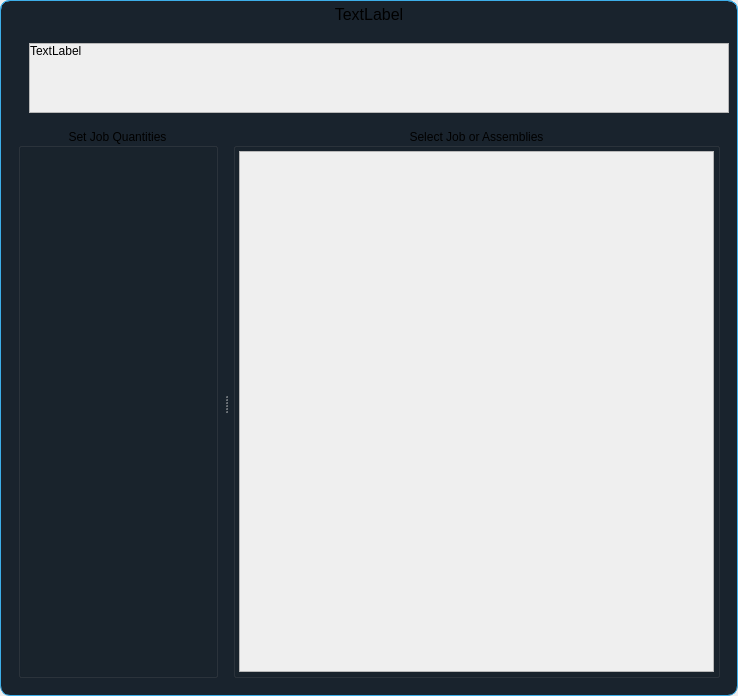
<?xml version="1.0" encoding="UTF-8"?>
<ui version="4.0">
 <class>Form</class>
 <widget class="QDialog" name="Form">
  <property name="geometry">
   <rect>
    <x>0</x>
    <y>0</y>
    <width>738</width>
    <height>696</height>
   </rect>
  </property>
  <property name="windowTitle">
   <string>Form</string>
  </property>
  <layout class="QHBoxLayout" name="horizontalLayout">
   <property name="spacing">
    <number>0</number>
   </property>
   <property name="leftMargin">
    <number>0</number>
   </property>
   <property name="topMargin">
    <number>0</number>
   </property>
   <property name="rightMargin">
    <number>0</number>
   </property>
   <property name="bottomMargin">
    <number>0</number>
   </property>
   <item>
    <widget class="QWidget" name="widget" native="true">
     <property name="contextMenuPolicy">
      <enum>Qt::ActionsContextMenu</enum>
     </property>
     <property name="autoFillBackground">
      <bool>false</bool>
     </property>
     <property name="styleSheet">
      <string notr="true">QWidget#widget{
	border-top-left-radius:10px;
	border-bottom-left-radius:10px;
	border-top-right-radius:10px;
	border-bottom-right-radius:10px;
	border: 1px solid  #3daee9;
	background-color: #19232D;
}</string>
     </property>
     <layout class="QVBoxLayout" name="verticalLayout_3" stretch="0,0">
      <property name="leftMargin">
       <number>0</number>
      </property>
      <property name="topMargin">
       <number>0</number>
      </property>
      <property name="rightMargin">
       <number>0</number>
      </property>
      <property name="bottomMargin">
       <number>0</number>
      </property>
      <item>
       <widget class="QLabel" name="lblTitle">
        <property name="maximumSize">
         <size>
          <width>16777215</width>
          <height>16777215</height>
         </size>
        </property>
        <property name="font">
         <font>
          <pointsize>12</pointsize>
         </font>
        </property>
        <property name="styleSheet">
         <string notr="true">border-top-left-radius:10px;
border-top-right-radius:10px;
border: 1px solid  #3daee9;
border-bottom: none;
</string>
        </property>
        <property name="frameShape">
         <enum>QFrame::Box</enum>
        </property>
        <property name="frameShadow">
         <enum>QFrame::Sunken</enum>
        </property>
        <property name="text">
         <string>TextLabel</string>
        </property>
        <property name="alignment">
         <set>Qt::AlignHCenter|Qt::AlignTop</set>
        </property>
       </widget>
      </item>
      <item>
       <layout class="QVBoxLayout" name="verticalLayout" stretch="0,1,0">
        <property name="leftMargin">
         <number>9</number>
        </property>
        <property name="topMargin">
         <number>9</number>
        </property>
        <property name="rightMargin">
         <number>9</number>
        </property>
        <property name="bottomMargin">
         <number>9</number>
        </property>
        <item>
         <layout class="QHBoxLayout" name="horizontalLayout_4" stretch="0,0">
          <item>
           <layout class="QVBoxLayout" name="verticalLayout_2">
            <property name="spacing">
             <number>0</number>
            </property>
            <item>
             <layout class="QVBoxLayout" name="iconHolder">
              <property name="spacing">
               <number>0</number>
              </property>
             </layout>
            </item>
            <item>
             <spacer name="verticalSpacer">
              <property name="orientation">
               <enum>Qt::Vertical</enum>
              </property>
              <property name="sizeHint" stdset="0">
               <size>
                <width>20</width>
                <height>40</height>
               </size>
              </property>
             </spacer>
            </item>
           </layout>
          </item>
          <item>
           <widget class="QScrollArea" name="scrollArea">
            <property name="widgetResizable">
             <bool>true</bool>
            </property>
            <widget class="QWidget" name="scrollAreaWidgetContents">
             <property name="geometry">
              <rect>
               <x>0</x>
               <y>0</y>
               <width>688</width>
               <height>69</height>
              </rect>
             </property>
             <layout class="QVBoxLayout" name="verticalLayout_4">
              <property name="spacing">
               <number>0</number>
              </property>
              <property name="leftMargin">
               <number>0</number>
              </property>
              <property name="topMargin">
               <number>0</number>
              </property>
              <property name="rightMargin">
               <number>0</number>
              </property>
              <property name="bottomMargin">
               <number>0</number>
              </property>
              <item>
               <widget class="QLabel" name="lblMessage">
                <property name="sizePolicy">
                 <sizepolicy hsizetype="Preferred" vsizetype="Minimum">
                  <horstretch>0</horstretch>
                  <verstretch>0</verstretch>
                 </sizepolicy>
                </property>
                <property name="text">
                 <string>TextLabel</string>
                </property>
                <property name="alignment">
                 <set>Qt::AlignLeading|Qt::AlignLeft|Qt::AlignTop</set>
                </property>
                <property name="wordWrap">
                 <bool>true</bool>
                </property>
               </widget>
              </item>
             </layout>
            </widget>
           </widget>
          </item>
         </layout>
        </item>
        <item>
         <layout class="QHBoxLayout" name="horizontalLayout_2">
          <item>
           <widget class="QWidget" name="widget_2" native="true">
            <property name="minimumSize">
             <size>
              <width>0</width>
              <height>0</height>
             </size>
            </property>
            <property name="styleSheet">
             <string notr="true">QWidget#widget_2{background-color: transparent;}</string>
            </property>
            <layout class="QHBoxLayout" name="horizontalLayout_3">
             <item>
              <widget class="QSplitter" name="splitter">
               <property name="styleSheet">
                <string notr="true">QSplitter{background-color: transparent;}</string>
               </property>
               <property name="orientation">
                <enum>Qt::Horizontal</enum>
               </property>
               <property name="handleWidth">
                <number>15</number>
               </property>
               <widget class="QGroupBox" name="groupBox_2">
                <property name="minimumSize">
                 <size>
                  <width>200</width>
                  <height>0</height>
                 </size>
                </property>
                <property name="maximumSize">
                 <size>
                  <width>16777215</width>
                  <height>16777215</height>
                 </size>
                </property>
                <property name="title">
                 <string>Set Job Quantities</string>
                </property>
                <property name="alignment">
                 <set>Qt::AlignCenter</set>
                </property>
                <layout class="QVBoxLayout" name="verticalLayout_7">
                 <property name="spacing">
                  <number>3</number>
                 </property>
                 <property name="leftMargin">
                  <number>3</number>
                 </property>
                 <property name="topMargin">
                  <number>3</number>
                 </property>
                 <property name="rightMargin">
                  <number>3</number>
                 </property>
                 <property name="bottomMargin">
                  <number>3</number>
                 </property>
                 <item>
                  <layout class="QVBoxLayout" name="verticalLayout_workorders"/>
                 </item>
                </layout>
               </widget>
               <widget class="QGroupBox" name="groupBox">
                <property name="minimumSize">
                 <size>
                  <width>200</width>
                  <height>0</height>
                 </size>
                </property>
                <property name="maximumSize">
                 <size>
                  <width>16777215</width>
                  <height>16777215</height>
                 </size>
                </property>
                <property name="title">
                 <string>Select Job or Assemblies</string>
                </property>
                <property name="alignment">
                 <set>Qt::AlignCenter</set>
                </property>
                <property name="flat">
                 <bool>false</bool>
                </property>
                <property name="checkable">
                 <bool>false</bool>
                </property>
                <layout class="QVBoxLayout" name="verticalLayout_6">
                 <property name="spacing">
                  <number>3</number>
                 </property>
                 <property name="leftMargin">
                  <number>3</number>
                 </property>
                 <property name="topMargin">
                  <number>3</number>
                 </property>
                 <property name="rightMargin">
                  <number>3</number>
                 </property>
                 <property name="bottomMargin">
                  <number>3</number>
                 </property>
                 <item>
                  <widget class="QScrollArea" name="scrollArea_2">
                   <property name="widgetResizable">
                    <bool>true</bool>
                   </property>
                   <widget class="QWidget" name="scrollAreaWidgetContents_2">
                    <property name="geometry">
                     <rect>
                      <x>0</x>
                      <y>0</y>
                      <width>475</width>
                      <height>514</height>
                     </rect>
                    </property>
                    <layout class="QVBoxLayout" name="verticalLayout_5">
                     <property name="spacing">
                      <number>0</number>
                     </property>
                     <property name="leftMargin">
                      <number>0</number>
                     </property>
                     <property name="topMargin">
                      <number>0</number>
                     </property>
                     <property name="rightMargin">
                      <number>0</number>
                     </property>
                     <property name="bottomMargin">
                      <number>0</number>
                     </property>
                     <item>
                      <layout class="QVBoxLayout" name="treeLayout"/>
                     </item>
                    </layout>
                   </widget>
                  </widget>
                 </item>
                </layout>
               </widget>
              </widget>
             </item>
            </layout>
           </widget>
          </item>
         </layout>
        </item>
        <item>
         <layout class="QHBoxLayout" name="buttonsLayout"/>
        </item>
       </layout>
      </item>
     </layout>
    </widget>
   </item>
  </layout>
 </widget>
 <resources/>
 <connections/>
</ui>
